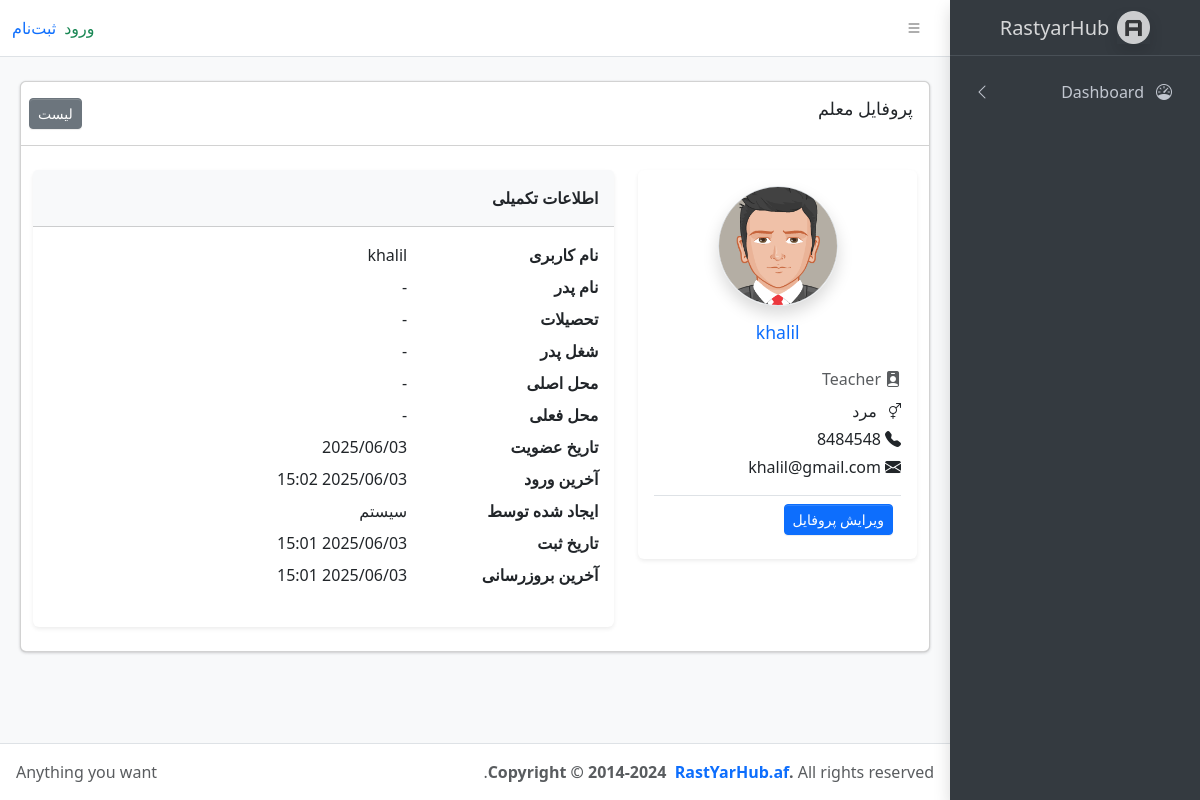
The app's page /teachers/6/view, older data.
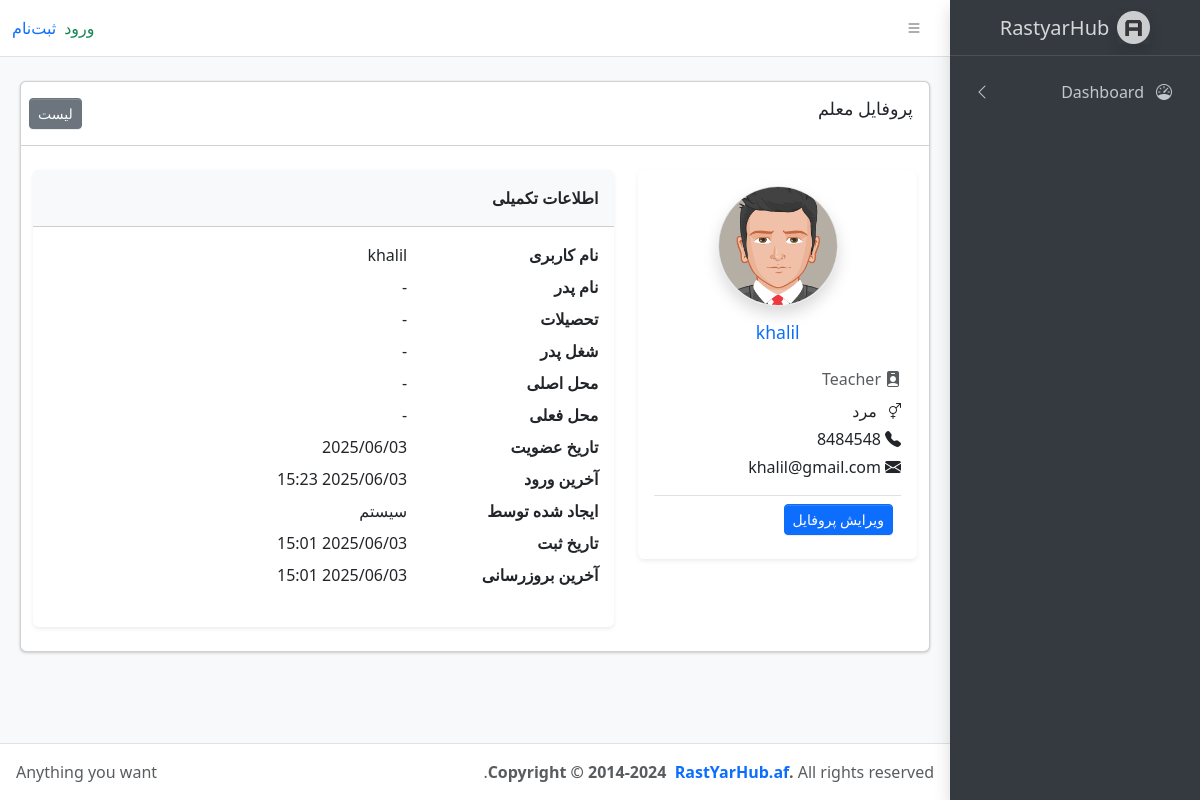
The same page, newer data.
### accounts/models.py (models this page shows, shortened)
class CustomUser(AbstractUser):
    ROLE_CHOICES = (
        ('manager', 'Manager'),
        ('teacher', 'Teacher'),
        ('student', 'Student'),
        ('parent', 'Parent'),
    )
    GENDER_CHOICES = (
        ('male', 'Male'),
        ('female', 'Female'),
        ('other', 'Other'),
    )
    role = models.CharField(max_length=20, choices=ROLE_CHOICES)
    gender = models.CharField(max_length=10, choices=GENDER_CHOICES, null=True, blank=True)
    phone_number = models.CharField(max_length=15, unique=True, null=True, blank=True)
    profile_picture = models.ImageField(
        _('تصویر پروفایل'),
        upload_to=profile_image_upload_path,
        blank=True,
        null=True
    )
    created_by = models.ForeignKey(
        settings.AUTH_USER_MODEL,
        null=True,
        blank=True,
        on_delete=models.SET_NULL,
        related_name='created_users'
    )
    created_at = models.DateTimeField(auto_now_add=True)
    updated_at = models.DateTimeField(auto_now=True)

### teachers/views.py (the view)
# urls.py: path('<int:pk>/view', TeacherProfileView.as_view(), name='teacher_profile'),
class TeacherProfileView(DetailView):
    model = CustomUser
    template_name = 'teachers/profile.html'
    context_object_name = 'teacher'
    def get_queryset(self):
        return CustomUser.objects.filter(role='teacher')

### teachers/templates/teachers/profile.html (shortened to what the changed rows need)
{% extends 'base.html' %}
{% load static %}
{% block content %}
<div class="app-content mt-4">
    <div class="container-fluid">
        <div class="row">
            <div class="col-12">
                <div class="card">
                  <div class="card-tools">
                    <div class="container my-4">
                        <div class="row">
                            <div class="col-md-4 mb-3">
                                <div class="card shadow-sm border-0 p-3 text-center">
                                    <div class="d-flex flex-column align-items-center mb-4">
                                        <img src="{% if user.profile_picture %}{{ user.profile_picture.url }}{% else %}{% static 'dist/assets/img/avatar5.png' %}{% endif %}"
                                             class="rounded-circle border shadow mb-3"
                                             width="120" height="120"
                                             alt="User Image">
                                        <h5 class="card-title text-primary mb-0">
                                            {{ request.teacher.get_full_name|default:teacher.username }}
                                        </h5>
                                    </div>
                                    <div class="text-start">
                                        <p class="text-muted mb-2">
                                            <i class="bi bi-person-badge-fill me-1"></i>{{ teacher.get_role_display }}
                                        </p>
                                        {% if teacher.gender %}
                                        <p class="mb-1">
                                            <i class="bi bi-gender-ambiguous me-1"></i>
                                            {% if teacher.gender == 'male' %} مرد {% elif teacher.gender == 'female' %} زن {% else %} سایر {% endif %}
                                        </p>
                                        {% endif %}
                                        {% if teacher.phone_number %}
                                        <p class="mb-1">
                                            <i class="bi bi-telephone-fill me-1"></i>{{ teacher.phone_number }}
                                        </p>
                                        {% endif %}
                                        {% if teacher.email %}
                                        <p class="mb-3">
                                            <i class="bi bi-envelope-fill me-1"></i>{{ teacher.email }}
                                        </p>
                                        {% endif %}
                                        <div class="user-footer d-flex justify-content-between align-items-center p-2 border-top">
                                            <a href="{% url 'profile_edit' %}" class="btn btn-primary btn-sm">
                                            </a>
                                        </div>
                                    </div>
                                </div>
                            </div>
                            <div class="col-md-8">
                                <div class="card shadow-sm border-0">
                                    <div class="card-body">
                                        <dl class="row">
                                            <dt class="col-sm-4">نام کاربری</dt>
                                            <dd class="col-sm-8">{{ teacher.username }}</dd>
                                            <dt class="col-sm-4">نام پدر</dt>
                                            <dd class="col-sm-8">{{ teacher.profile.father_name|default:"-" }}</dd>
                                            <dt class="col-sm-4">تحصیلات</dt>
                                            <dd class="col-sm-8">{{ teacher.profile.education|default:"-" }}</dd>
                                            <dt class="col-sm-4">شغل پدر</dt>
                                            <dd class="col-sm-8">{{ teacher.profile.father_job|default:"-" }}</dd>
                                            <dt class="col-sm-4">محل اصلی</dt>
                                            <dd class="col-sm-8">{{ user.profile.permanent_address|default:"-" }}</dd>
                                            <dt class="col-sm-4">محل فعلی</dt>
                                            <dd class="col-sm-8">{{ teacher.profile.current_address|default:"-" }}</dd>
                                            <dt class="col-sm-4">تاریخ عضویت</dt>
                                            <dd class="col-sm-8">{{ teacher.date_joined|date:"Y/m/d" }}</dd>
                                            <dt class="col-sm-4">آخرین ورود</dt>
                                            <dd class="col-sm-8">{{ teacher.last_login|date:"Y/m/d H:i" }}</dd>
                                            <dt class="col-sm-4">ایجاد شده توسط</dt>
                                            <dd class="col-sm-8">{{ teacher.created_by.get_full_name|default:"سیستم" }}</dd>
                                            <dt class="col-sm-4">تاریخ ثبت</dt>
                                            <dd class="col-sm-8">{{ teacher.created_at|date:"Y/m/d H:i" }}</dd>
                                            <dt class="col-sm-4">آخرین بروزرسانی</dt>
                                            <dd class="col-sm-8">{{ teacher.updated_at|date:"Y/m/d H:i" }}</dd>
                                        </dl>
                                    </div>
                                </div>
                            </div>
                        </div>
                    </div>
                </div>
            </div>
        </div>
    </div>
</div>
{% endblock %}

Row changes from the older to the newer data that the page shows:
changed CustomUser "khalil": last_login "2025/06/03 15:02" → "2025/06/03 15:23"
